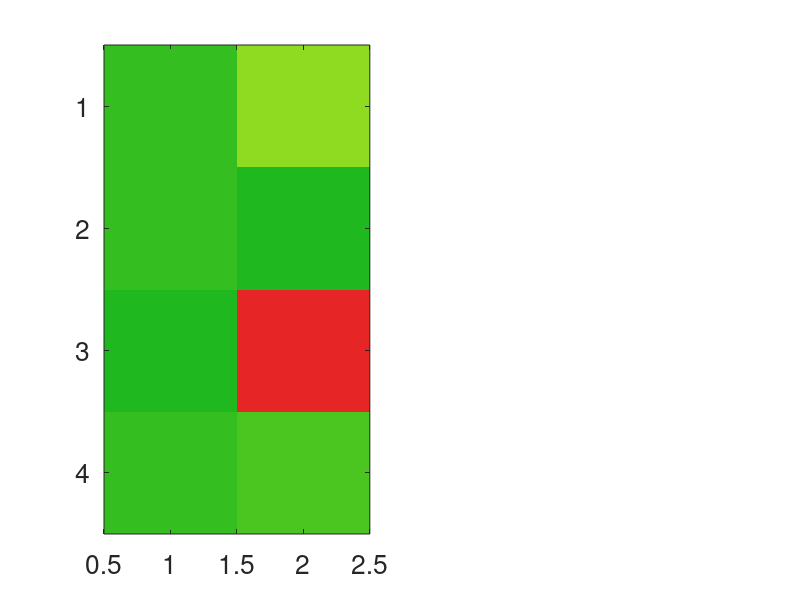

MATLAB code for this plot: (Note: this script raises an error after producing the figure.)
%% plot_ND2_patrol_heatmap.m  →  fig4_3
% ND2 — Agentic patrol outcomes.  TWO heatmaps side by side:
%   Left : Mean quality score (0–5) — did the model reason and produce useful output?
%   Right: Mission complete %       — did the mission terminate with a landing?
%
% Key insight from ND2_observations_20260529.md:
%   "Primary failure modes are not perceptual but behavioural — incorrect termination policies."
%
%   Claude clear_room   : quality=3.8 (reports written, correct reasoning) BUT 0% complete
%                         → termination failure, NOT reasoning failure (never called land())
%   GPT-4o-mini alert   : quality=0.0 (zero words written across all 5 runs)
%                         → LITM total failure — infinite loop, no output at all
%   GPT-4o alert        : quality=4.0 AND 40% complete — hazard-abort is CORRECT doctrine
%                         (do not leave emergency scene → not landing is correct behaviour)
%   Gemini alert        : quality=3.6 AND 40% complete — similar hazard-abort pattern
%
% Data: ND2_summary_20260528_224548.csv (quality + patrol_complete per model × scenario)

clear; clc; close all;
set(groot,'DefaultAxesFontSize',19);

%% ── data: rows = [Claude, GPT-4o, GPT-4o-mini, Gemini]  cols = [clear, alert] ─
%  quality_score mean (0–5)
D_quality = [ 3.8,  3.0; ...   % Claude
              3.8,  4.0; ...   % GPT-4o
              4.0,  0.0; ...   % GPT-4o-mini
              3.8,  3.6 ];     % Gemini

%  mission complete % (patrol + landing)
D_complete = [  0,  100; ...   % Claude
              100,   40; ...   % GPT-4o
              100,    0; ...   % GPT-4o-mini
               60,   40 ];     % Gemini

model_lbl = {'Claude 3.5 Sonnet','GPT-4o','GPT-4o-mini','Gemini 2.5 Flash'};
scene_lbl = {'clear\_room','alert\_room'};

%% ── colormaps ────────────────────────────────────────────────────────────────
nh = 128;
% red → white → green (for both panels, scaled to their range)
cmap_rg = [ linspace(0.90,1.0,nh)', linspace(0.15,1.0,nh)', linspace(0.15,0.15,nh)'; ...
            linspace(1.0,0.12,nh)', linspace(1.0,0.72,nh)', linspace(0.15,0.12,nh)' ];

%% ── Figure ───────────────────────────────────────────────────────────────────
figure('Name','ND2 — Patrol Outcomes','Position',[60 60 1600 820]);

%% ── LEFT: quality score heatmap ─────────────────────────────────────────────
ax1 = subplot(1,2,1);
imagesc(ax1, D_quality);
colormap(ax1, cmap_rg);
clim(ax1, [0 5]);

set(ax1,'XTick',1:2,'XTickLabel',scene_lbl,'YTick',1:4,'YTickLabel',model_lbl, ...
        'XAxisLocation','top','TickLength',[0 0],'FontSize',19,'Box','off');
title(ax1,'Mean Quality Score  (0–5)','FontSize',21,'FontWeight','bold');
cb1 = colorbar(ax1);
cb1.Label.String = 'Quality  (0–5)';
cb1.Label.FontSize = 16;

for r = 1:4
    for c = 1:2
        v  = D_quality(r,c);
        tc = [0 0 0];
        if v <= 1.5 || v >= 3.5; tc = [1 1 1]; end
        text(ax1, c, r, sprintf('%.1f', v), ...
             'HorizontalAlignment','center','VerticalAlignment','middle', ...
             'FontSize',22,'FontWeight','bold','Color',tc);
    end
end

% annotations explaining the key findings
text(ax1, 0.52, 1.0, {'← reports written  (3.8/5)'; 'termination failed'; 'never called land()'}, ...
     'FontSize',13,'Color',[0.15 0.50 0.15],'FontWeight','bold');
text(ax1, 1.52, 3.0, {'← zero words written'; 'LITM total failure'; '(infinite loop)'}, ...
     'FontSize',13,'Color',[0.9 0.2 0.2],'FontWeight','bold');
text(ax1, 1.52, 2.0, {'← hazard-abort'; 'correct safety'; 'doctrine (4.0/5)'}, ...
     'FontSize',13,'Color',[0.15 0.50 0.15],'FontWeight','bold');

%% ── RIGHT: mission complete heatmap ─────────────────────────────────────────
ax2 = subplot(1,2,2);
imagesc(ax2, D_complete);
colormap(ax2, cmap_rg);
clim(ax2, [0 100]);

set(ax2,'XTick',1:2,'XTickLabel',scene_lbl,'YTick',1:4,'YTickLabel',model_lbl, ...
        'XAxisLocation','top','TickLength',[0 0],'FontSize',19,'Box','off');
title(ax2,'Mission Complete  (patrol + landing)  (%)','FontSize',21,'FontWeight','bold');
cb2 = colorbar(ax2);
cb2.Label.String = 'Completion  (%)';
cb2.Label.FontSize = 16;

for r = 1:4
    for c = 1:2
        v  = D_complete(r,c);
        tc = [0 0 0];
        if v <= 30 || v >= 70; tc = [1 1 1]; end
        text(ax2, c, r, sprintf('%d%%', v), ...
             'HorizontalAlignment','center','VerticalAlignment','middle', ...
             'FontSize',22,'FontWeight','bold','Color',tc);
    end
end

% right-panel annotations
text(ax2, 0.52, 1.0, {'← 0% but quality=3.8'; 'reasoning worked'; 'no land() called'}, ...
     'FontSize',13,'Color',[1.0 0.85 0.2],'FontWeight','bold');
text(ax2, 1.52, 3.0, {'← 0% and quality=0'; 'true LITM failure'}, ...
     'FontSize',13,'Color',[0.9 0.2 0.2],'FontWeight','bold');
text(ax2, 1.52, 2.0, {'← 40% complete'; 'rest aborted on'; 'hazard (correct)'}, ...
     'FontSize',13,'Color',[1.0 0.85 0.2],'FontWeight','bold');

sgtitle({'ND2 — Agentic Patrol: Quality of Reasoning  vs  Mission Termination'; ...
         'Left: did model produce useful output?   Right: did mission terminate with landing?'; ...
         'Not landing ≠ mission failed — Claude wrote quality-3.8 reports but never called land()'}, ...
        'FontSize',19,'FontWeight','bold');
